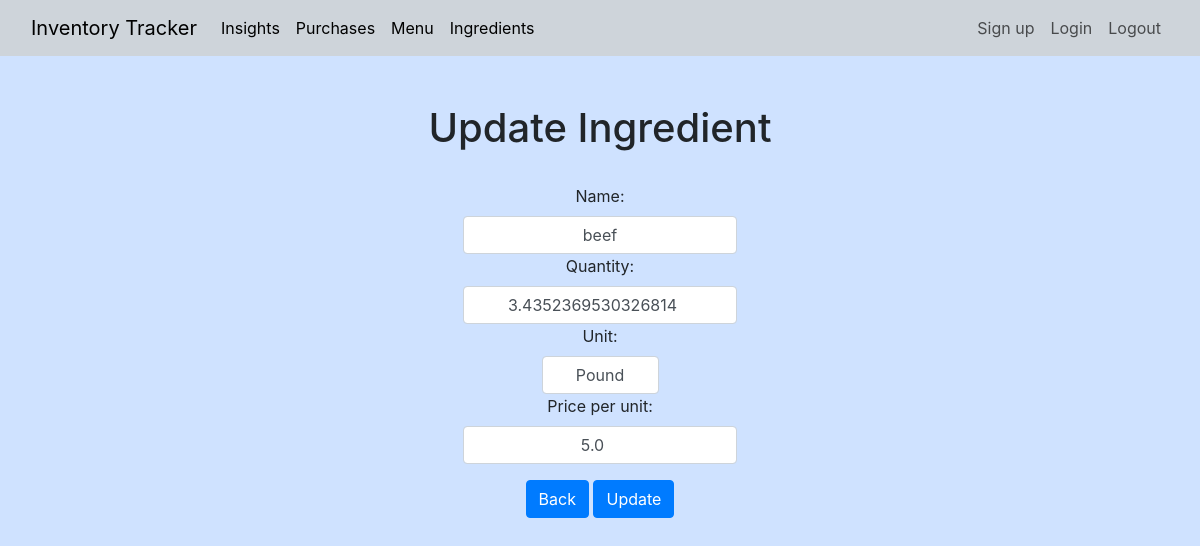
Screenshot of /ingredients/1/update (signed in) with the database file from the repository.
### inventoryApp/models.py (models this page shows, shortened)
class Ingredient(models.Model):
    name = models.CharField(max_length=200, unique=True)
    quantity = models.FloatField(default=0)
    unit = models.CharField(max_length=20, choices=UNITS_OF_MEASUREMENT, default='lb')
    price_per_unit = models.FloatField(default=0)
    user = models.ForeignKey(User, on_delete=models.CASCADE, default=None)

### inventoryApp/views.py (the view, shortened to what this page needs)
# urls.py: path('ingredients/<slug:pk>/update', IngredientUpdateView.as_view(), name="update-ingredient"),
class IngredientUpdateView(LoginRequiredMixin, UpdateView):
    template_name = 'inventoryApp/update-ingredient.html'
    model = Ingredient
    form_class = IngredientForm
    success_url = '/ingredients'

### inventoryApp/templates/inventoryApp/update-ingredient.html (shortened to what this page needs)
{% extends 'inventoryApp/base.html' %}
{% block content %}
      <div class="row justify-content-center mt-5 mb-3">
        <label class="text-center"><h1>Update Ingredient</h1></label>
      </div>
      <form method="post" class="form-group" style="text-align: center;">
          {{ form }}
          <button type="button" class="btn btn-primary mt-3 mb-3" style="text-align: center;"
                  onClick="javascript:history.go(-1);">Back</button>
          <input type="submit"  class="btn btn-primary mt-3 mb-3" value="Update" style="text-align: center;"/>
      </form>
{% endblock %}

### rows the page displays
Ingredient: name "beef", quantity "3.4352369530326814", unit "Pound", price_per_unit "5.0"
